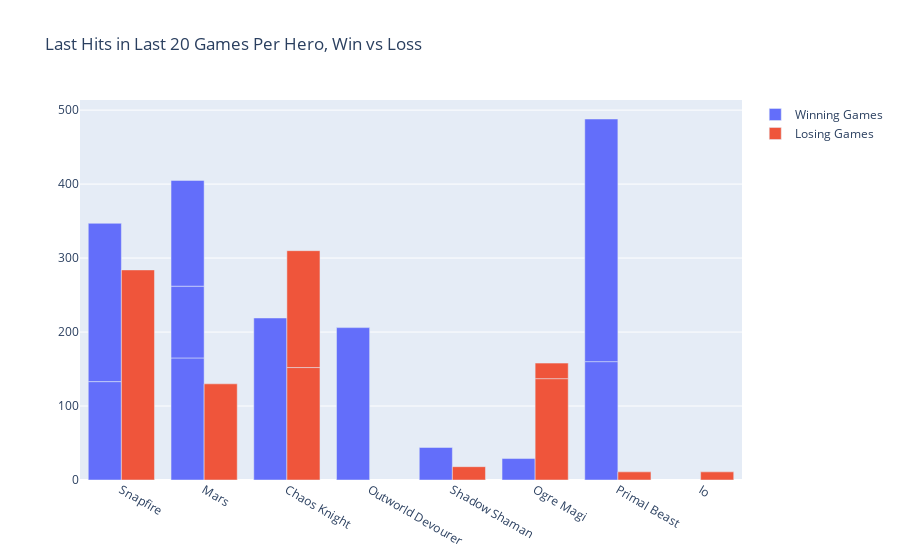

Notebook cell for this chart:
### Code cell
# df_Paid.groupby(['Charge Code'])['Days'].mean()
lh_win_rc_matches = pd.DataFrame(win_rc_matches.groupby(['hero_name'])['last_hits'].mean()).reset_index()
lh_loss_rc_matches = pd.DataFrame(loss_rc_matches.groupby(['hero_name'])['last_hits'].mean()).reset_index()

fig = go.Figure(data=[
    go.Bar(x=win_rc_matches.hero_name, y=win_rc_matches.last_hits, name='Winning Games'),
    go.Bar(x=loss_rc_matches.hero_name, y=loss_rc_matches.last_hits, name='Losing Games')
])
fig.update_layout(
    title = 'Last Hits in Last 20 Games Per Hero, Win vs Loss '
)
fig.show()

### Figure 1 — Plotly figure (JSON) as saved in the notebook; plotly's stock layout.template omitted (floating-point values rounded to 4 significant figures)
{"data": [{"name": "Winning Games", "type": "bar", "x": ["Snapfire", "Mars", "Snapfire", "Mars", "Mars", "Chaos Knight", "Outworld Devourer", "Shadow Shaman", "Ogre Magi", "Primal Beast", "Primal Beast"], "y": [133, 165, 214, 97, 143, 219, 206, 44, 29, 160, 328]}, {"name": "Losing Games", "type": "bar", "x": ["Snapfire", "Mars", "Chaos Knight", "Shadow Shaman", "Ogre Magi", "Primal Beast", "Io", "Ogre Magi", "Chaos Knight"], "y": [284, 130, 152, 18, 137, 11, 11, 21, 158]}], "layout": {"title": {"text": "Last Hits in Last 20 Games Per Hero, Win vs Loss "}}}
